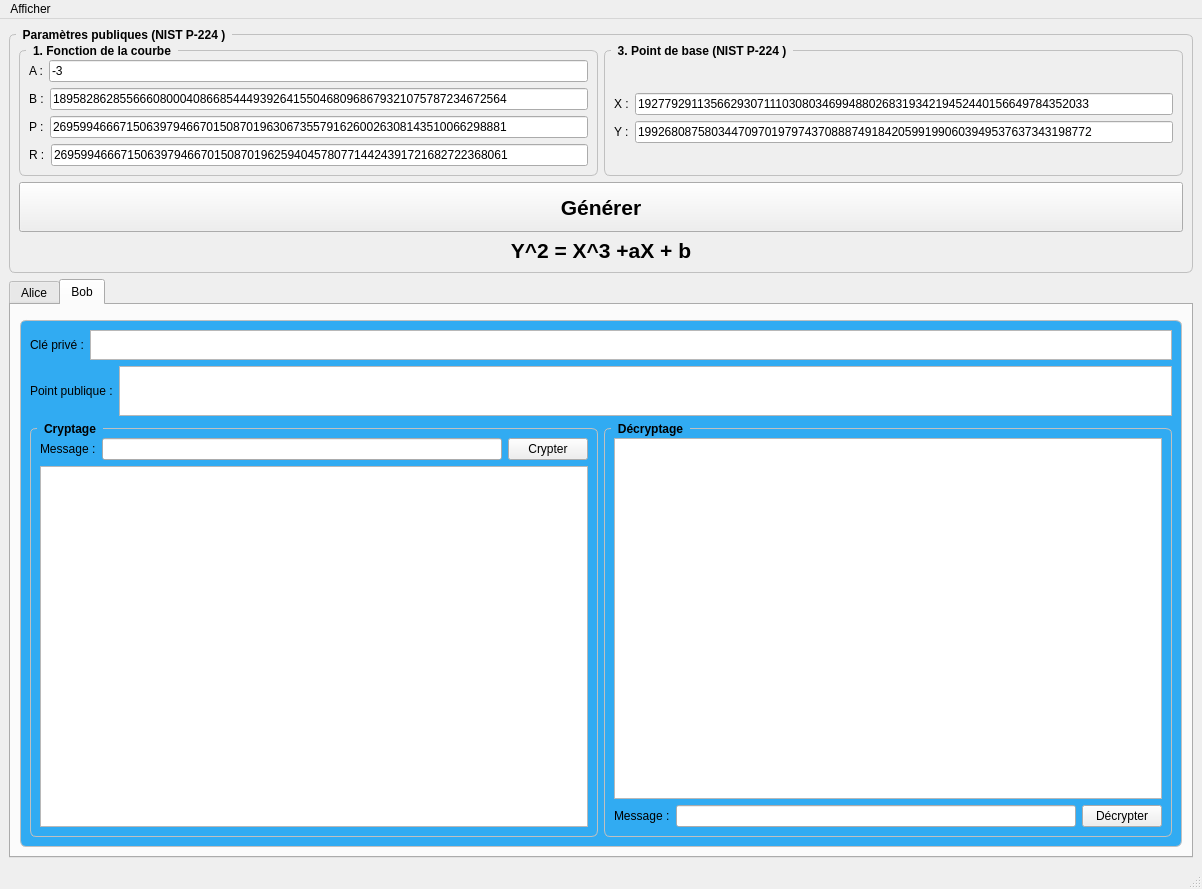
<?xml version="1.0" encoding="UTF-8"?>
<ui version="4.0">
 <class>BigWindow</class>
 <widget class="QMainWindow" name="BigWindow">
  <property name="geometry">
   <rect>
    <x>0</x>
    <y>0</y>
    <width>1202</width>
    <height>889</height>
   </rect>
  </property>
  <property name="windowTitle">
   <string>Big Window</string>
  </property>
  <property name="windowIcon">
   <iconset>
    <normaloff>logo.jpg</normaloff>logo.jpg</iconset>
  </property>
  <widget class="QWidget" name="centralwidget">
   <layout class="QVBoxLayout" name="verticalLayout_5">
    <item>
     <widget class="QGroupBox" name="groupBox_6">
      <property name="maximumSize">
       <size>
        <width>16777215</width>
        <height>250</height>
       </size>
      </property>
      <property name="styleSheet">
       <string notr="true">QGroupBox {
    font: bold;
    border: 1px solid silver;
    border-radius: 6px;
    margin-top: 6px;
}

QGroupBox::title {
    subcontrol-origin: margin;
    left: 7px;
    padding: 0px 5px 0px 5px;
}</string>
      </property>
      <property name="title">
       <string>Paramètres publiques (NIST P-224 )</string>
      </property>
      <layout class="QVBoxLayout" name="verticalLayout_3">
       <item>
        <layout class="QHBoxLayout" name="horizontalLayout_7">
         <item>
          <widget class="QGroupBox" name="groupBox_3">
           <property name="styleSheet">
            <string notr="true">QGroupBox {
    font: bold;
    border: 1px solid silver;
    border-radius: 6px;
    margin-top: 6px;
}

QGroupBox::title {
    subcontrol-origin: margin;
    left: 7px;
    padding: 0px 5px 0px 5px;
}</string>
           </property>
           <property name="title">
            <string>1. Fonction de la courbe</string>
           </property>
           <layout class="QVBoxLayout" name="verticalLayout_2">
            <item>
             <layout class="QHBoxLayout" name="horizontalLayout_2">
              <item>
               <widget class="QLabel" name="label_2">
                <property name="text">
                 <string>A :</string>
                </property>
               </widget>
              </item>
              <item>
               <widget class="QLineEdit" name="lineEdit_a">
                <property name="text">
                 <string>-3</string>
                </property>
               </widget>
              </item>
             </layout>
            </item>
            <item>
             <layout class="QHBoxLayout" name="horizontalLayout_3">
              <item>
               <widget class="QLabel" name="label_3">
                <property name="text">
                 <string>B :</string>
                </property>
               </widget>
              </item>
              <item>
               <widget class="QLineEdit" name="lineEdit_b">
                <property name="text">
                 <string>18958286285566608000408668544493926415504680968679321075787234672564</string>
                </property>
               </widget>
              </item>
             </layout>
            </item>
            <item>
             <layout class="QHBoxLayout" name="horizontalLayout">
              <item>
               <widget class="QLabel" name="label">
                <property name="text">
                 <string>P :</string>
                </property>
               </widget>
              </item>
              <item>
               <widget class="QLineEdit" name="lineEdit_p">
                <property name="text">
                 <string>26959946667150639794667015087019630673557916260026308143510066298881</string>
                </property>
               </widget>
              </item>
             </layout>
            </item>
            <item>
             <layout class="QHBoxLayout" name="horizontalLayout_17">
              <item>
               <widget class="QLabel" name="label_16">
                <property name="text">
                 <string>R :</string>
                </property>
               </widget>
              </item>
              <item>
               <widget class="QLineEdit" name="lineEdit_r">
                <property name="text">
                 <string>26959946667150639794667015087019625940457807714424391721682722368061</string>
                </property>
               </widget>
              </item>
             </layout>
            </item>
           </layout>
          </widget>
         </item>
         <item>
          <widget class="QGroupBox" name="groupBox_5">
           <property name="styleSheet">
            <string notr="true">QGroupBox {
    font: bold;
    border: 1px solid silver;
    border-radius: 6px;
    margin-top: 6px;
}

QGroupBox::title {
    subcontrol-origin: margin;
    left: 7px;
    padding: 0px 5px 0px 5px;
}</string>
           </property>
           <property name="title">
            <string>3. Point de base (NIST P-224 )</string>
           </property>
           <layout class="QVBoxLayout" name="verticalLayout_4">
            <item>
             <spacer name="verticalSpacer_3">
              <property name="orientation">
               <enum>Qt::Vertical</enum>
              </property>
              <property name="sizeType">
               <enum>QSizePolicy::Maximum</enum>
              </property>
              <property name="sizeHint" stdset="0">
               <size>
                <width>20</width>
                <height>10</height>
               </size>
              </property>
             </spacer>
            </item>
            <item>
             <layout class="QVBoxLayout" name="verticalLayout">
              <item>
               <layout class="QHBoxLayout" name="horizontalLayout_4">
                <item>
                 <widget class="QLabel" name="label_4">
                  <property name="text">
                   <string>X :</string>
                  </property>
                 </widget>
                </item>
                <item>
                 <widget class="QLineEdit" name="lineEdit_base_x">
                  <property name="text">
                   <string>19277929113566293071110308034699488026831934219452440156649784352033</string>
                  </property>
                 </widget>
                </item>
               </layout>
              </item>
              <item>
               <layout class="QHBoxLayout" name="horizontalLayout_5">
                <item>
                 <widget class="QLabel" name="label_5">
                  <property name="text">
                   <string>Y :</string>
                  </property>
                 </widget>
                </item>
                <item>
                 <widget class="QLineEdit" name="lineEdit_base_y">
                  <property name="text">
                   <string>19926808758034470970197974370888749184205991990603949537637343198772</string>
                  </property>
                 </widget>
                </item>
               </layout>
              </item>
             </layout>
            </item>
           </layout>
          </widget>
         </item>
        </layout>
       </item>
       <item>
        <widget class="QPushButton" name="button_generate">
         <property name="minimumSize">
          <size>
           <width>0</width>
           <height>50</height>
          </size>
         </property>
         <property name="font">
          <font>
           <pointsize>16</pointsize>
           <weight>75</weight>
           <bold>true</bold>
          </font>
         </property>
         <property name="cursor">
          <cursorShape>PointingHandCursor</cursorShape>
         </property>
         <property name="text">
          <string>Générer</string>
         </property>
        </widget>
       </item>
       <item>
        <widget class="QLabel" name="label_ec_equation">
         <property name="font">
          <font>
           <pointsize>16</pointsize>
           <weight>75</weight>
           <bold>true</bold>
          </font>
         </property>
         <property name="text">
          <string>Y^2 = X^3 +aX + b</string>
         </property>
         <property name="alignment">
          <set>Qt::AlignCenter</set>
         </property>
        </widget>
       </item>
      </layout>
     </widget>
    </item>
    <item>
     <widget class="QTabWidget" name="tabWidget">
      <property name="currentIndex">
       <number>1</number>
      </property>
      <widget class="QWidget" name="tab">
       <attribute name="title">
        <string>Alice</string>
       </attribute>
       <layout class="QVBoxLayout" name="verticalLayout_7">
        <item>
         <widget class="QGroupBox" name="groupBox_2">
          <property name="styleSheet">
           <string notr="true">QGroupBox {
    font: bold;
    border: 1px solid silver;
    border-radius: 6px;
    margin-top: 6px;
}

QGroupBox::title {
    subcontrol-origin: margin;
    left: 7px;
    padding: 0px 5px 0px 5px;
}
QGroupBox {
background-color: rgb(255,105,180)

}
</string>
          </property>
          <property name="title">
           <string/>
          </property>
          <layout class="QGridLayout" name="gridLayout">
           <item row="0" column="0" colspan="2">
            <layout class="QHBoxLayout" name="horizontalLayout_6">
             <property name="spacing">
              <number>6</number>
             </property>
             <property name="sizeConstraint">
              <enum>QLayout::SetMaximumSize</enum>
             </property>
             <item>
              <widget class="QLabel" name="label_6">
               <property name="maximumSize">
                <size>
                 <width>16777215</width>
                 <height>30</height>
                </size>
               </property>
               <property name="text">
                <string>Clé privé :</string>
               </property>
              </widget>
             </item>
             <item>
              <widget class="QTextEdit" name="textEdit_private_key_alice">
               <property name="maximumSize">
                <size>
                 <width>16777215</width>
                 <height>30</height>
                </size>
               </property>
              </widget>
             </item>
            </layout>
           </item>
           <item row="1" column="0" colspan="2">
            <layout class="QHBoxLayout" name="horizontalLayout_8">
             <property name="sizeConstraint">
              <enum>QLayout::SetMaximumSize</enum>
             </property>
             <item>
              <widget class="QLabel" name="label_8">
               <property name="maximumSize">
                <size>
                 <width>16777215</width>
                 <height>50</height>
                </size>
               </property>
               <property name="text">
                <string>Point publique :</string>
               </property>
              </widget>
             </item>
             <item>
              <widget class="QTextEdit" name="textEdit_public_key_alice">
               <property name="maximumSize">
                <size>
                 <width>16777215</width>
                 <height>50</height>
                </size>
               </property>
              </widget>
             </item>
            </layout>
           </item>
           <item row="2" column="0">
            <widget class="QGroupBox" name="groupBox_4">
             <property name="title">
              <string>Cryptage</string>
             </property>
             <layout class="QVBoxLayout" name="verticalLayout_8">
              <item>
               <layout class="QHBoxLayout" name="horizontalLayout_11">
                <item>
                 <widget class="QLabel" name="label_11">
                  <property name="text">
                   <string>Message :</string>
                  </property>
                 </widget>
                </item>
                <item>
                 <widget class="QLineEdit" name="lineEdit_message_alice">
                  <property name="text">
                   <string/>
                  </property>
                 </widget>
                </item>
                <item>
                 <widget class="QPushButton" name="button_encode_message_alice">
                  <property name="cursor">
                   <cursorShape>PointingHandCursor</cursorShape>
                  </property>
                  <property name="text">
                   <string>Crypter</string>
                  </property>
                 </widget>
                </item>
               </layout>
              </item>
              <item>
               <widget class="QTextEdit" name="textEdit_encrypted_message_alice"/>
              </item>
             </layout>
            </widget>
           </item>
           <item row="2" column="1">
            <widget class="QGroupBox" name="groupBox_7">
             <property name="title">
              <string>Décryptage</string>
             </property>
             <layout class="QVBoxLayout" name="verticalLayout_9">
              <item>
               <widget class="QTextEdit" name="textEdit_encrypted_message_received_alice"/>
              </item>
              <item>
               <layout class="QHBoxLayout" name="horizontalLayout_12">
                <item>
                 <widget class="QLabel" name="label_12">
                  <property name="text">
                   <string>Message :</string>
                  </property>
                 </widget>
                </item>
                <item>
                 <widget class="QLineEdit" name="lineEdit_message_received_alice">
                  <property name="text">
                   <string/>
                  </property>
                 </widget>
                </item>
                <item>
                 <widget class="QPushButton" name="button_decrypt_message_alice">
                  <property name="cursor">
                   <cursorShape>PointingHandCursor</cursorShape>
                  </property>
                  <property name="text">
                   <string>Décrypter</string>
                  </property>
                 </widget>
                </item>
               </layout>
              </item>
             </layout>
            </widget>
           </item>
          </layout>
         </widget>
        </item>
       </layout>
      </widget>
      <widget class="QWidget" name="tab_2">
       <attribute name="title">
        <string>Bob</string>
       </attribute>
       <layout class="QVBoxLayout" name="verticalLayout_6">
        <item>
         <widget class="QGroupBox" name="groupBox">
          <property name="styleSheet">
           <string notr="true">QGroupBox {
    font: bold;
    border: 1px solid silver;
    border-radius: 6px;
    margin-top: 6px;
}

QGroupBox::title {
    subcontrol-origin: margin;
    left: 7px;
    padding: 0px 5px 0px 5px;
}
QGroupBox {
	background-color: rgb(49, 171, 242);
}
</string>
          </property>
          <property name="title">
           <string/>
          </property>
          <layout class="QGridLayout" name="gridLayout_2">
           <item row="0" column="0" colspan="2">
            <layout class="QHBoxLayout" name="horizontalLayout_10">
             <item>
              <widget class="QLabel" name="label_10">
               <property name="maximumSize">
                <size>
                 <width>16777215</width>
                 <height>30</height>
                </size>
               </property>
               <property name="text">
                <string>Clé privé :</string>
               </property>
              </widget>
             </item>
             <item>
              <widget class="QTextEdit" name="textEdit_private_key_bob">
               <property name="maximumSize">
                <size>
                 <width>16777215</width>
                 <height>30</height>
                </size>
               </property>
              </widget>
             </item>
            </layout>
           </item>
           <item row="1" column="0" colspan="2">
            <layout class="QHBoxLayout" name="horizontalLayout_9">
             <item>
              <widget class="QLabel" name="label_9">
               <property name="maximumSize">
                <size>
                 <width>16777215</width>
                 <height>50</height>
                </size>
               </property>
               <property name="text">
                <string>Point publique :</string>
               </property>
              </widget>
             </item>
             <item>
              <widget class="QTextEdit" name="textEdit_public_key_bob">
               <property name="maximumSize">
                <size>
                 <width>16777215</width>
                 <height>50</height>
                </size>
               </property>
              </widget>
             </item>
            </layout>
           </item>
           <item row="2" column="0">
            <widget class="QGroupBox" name="groupBox_8">
             <property name="title">
              <string>Cryptage</string>
             </property>
             <layout class="QVBoxLayout" name="verticalLayout_10">
              <item>
               <layout class="QHBoxLayout" name="horizontalLayout_13">
                <item>
                 <widget class="QLabel" name="label_7">
                  <property name="text">
                   <string>Message :</string>
                  </property>
                 </widget>
                </item>
                <item>
                 <widget class="QLineEdit" name="lineEdit_message_bob"/>
                </item>
                <item>
                 <widget class="QPushButton" name="button_encode_message_bob">
                  <property name="cursor">
                   <cursorShape>PointingHandCursor</cursorShape>
                  </property>
                  <property name="text">
                   <string>Crypter</string>
                  </property>
                 </widget>
                </item>
               </layout>
              </item>
              <item>
               <widget class="QTextEdit" name="textEdit_encrypted_message_bob"/>
              </item>
             </layout>
            </widget>
           </item>
           <item row="2" column="1">
            <widget class="QGroupBox" name="groupBox_9">
             <property name="title">
              <string>Décryptage</string>
             </property>
             <layout class="QVBoxLayout" name="verticalLayout_11">
              <item>
               <widget class="QTextEdit" name="textEdit_encrypted_message_received_bob"/>
              </item>
              <item>
               <layout class="QHBoxLayout" name="horizontalLayout_14">
                <item>
                 <widget class="QLabel" name="label_13">
                  <property name="text">
                   <string>Message :</string>
                  </property>
                 </widget>
                </item>
                <item>
                 <widget class="QLineEdit" name="lineEdit_message_received_bob"/>
                </item>
                <item>
                 <widget class="QPushButton" name="button_decrypt_message_bob">
                  <property name="cursor">
                   <cursorShape>PointingHandCursor</cursorShape>
                  </property>
                  <property name="text">
                   <string>Décrypter</string>
                  </property>
                 </widget>
                </item>
               </layout>
              </item>
             </layout>
            </widget>
           </item>
          </layout>
         </widget>
        </item>
       </layout>
      </widget>
     </widget>
    </item>
   </layout>
  </widget>
  <widget class="QMenuBar" name="menubar">
   <property name="geometry">
    <rect>
     <x>0</x>
     <y>0</y>
     <width>1202</width>
     <height>22</height>
    </rect>
   </property>
   <widget class="QMenu" name="menuAfficher">
    <property name="title">
     <string>Afficher</string>
    </property>
    <addaction name="actionPlot"/>
   </widget>
   <addaction name="menuAfficher"/>
  </widget>
  <widget class="QStatusBar" name="statusbar"/>
  <action name="actionPlot">
   <property name="text">
    <string>Plot</string>
   </property>
  </action>
 </widget>
 <resources/>
 <connections/>
</ui>
